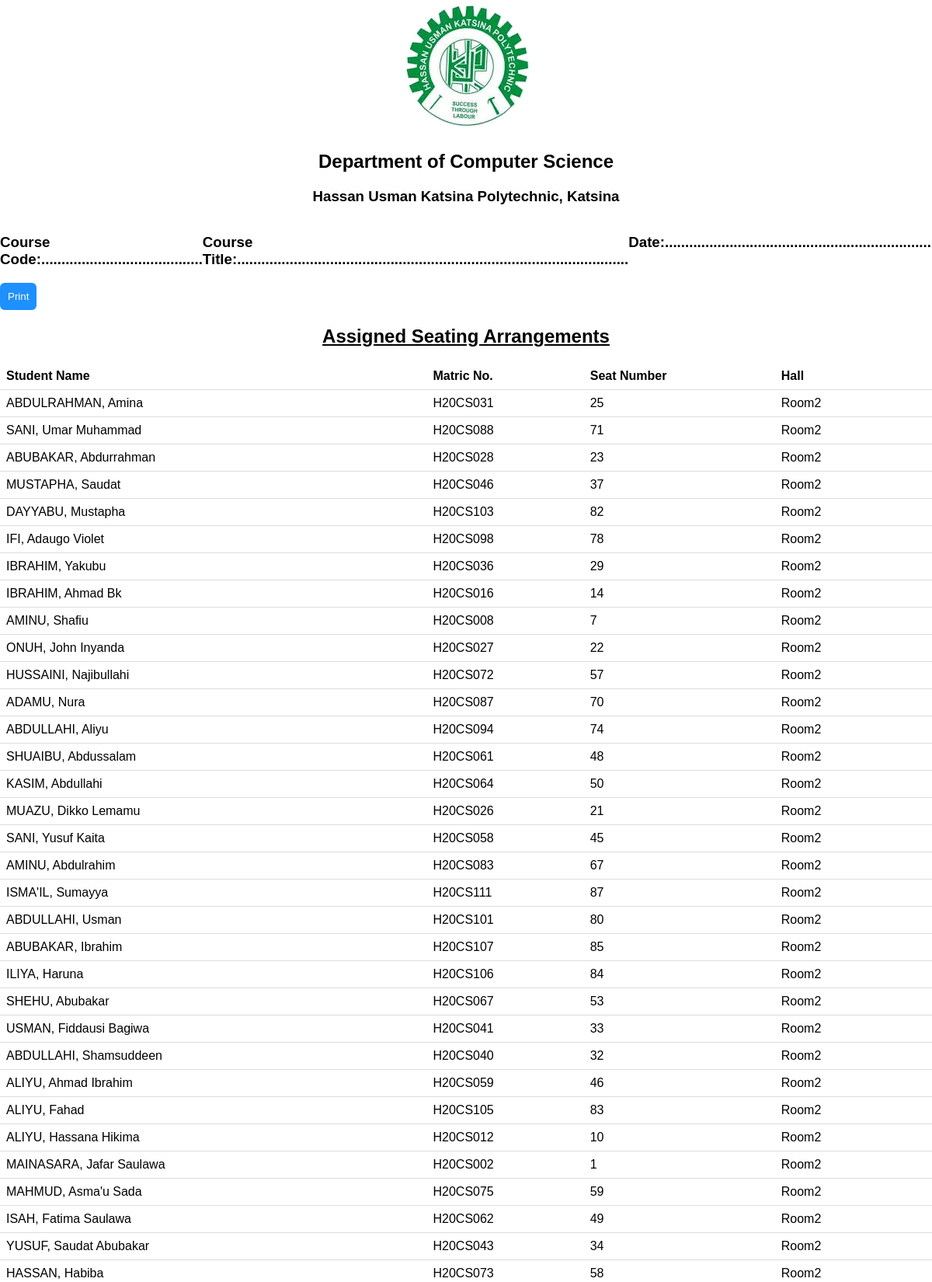
Page /admin/arrangement.php (upper part) on the committed database.
### tables this page shows
CREATE TABLE `arrange` (
  `id` int(11) NOT NULL,
  `name` varchar(255) DEFAULT NULL,
  `matric_no` varchar(11) DEFAULT NULL,
  `seat_no` varchar(255) DEFAULT NULL,
  `venue` varchar(255) DEFAULT NULL
);

### admin/arrangement.php (the view, shortened to what this page needs)
<?php
include "connection.php";
?>
<!DOCTYPE html>
<html lang="en">
<head>
<link rel="stylesheet" href="node_modules/sweetalert2/dist/sweetalert2.min.css">
</head>
<body>
    <div class="header">
        <img src="../images/hukpoly_logo.webp" alt="">
        <h2>Department of Computer Science</h2>
        <h3>Hassan Usman Katsina Polytechnic, Katsina</h3>
    </div>
    <div class="course_details">
        <h3>Course Code:........................................</h3>
        <h3>Course Title:.................................................................................................</h3>
        <h3>Date:........................................................................</h3>
    </div>
    <button id="print" style="text-align: right;" onclick="print()">Print</button>
<div class="table-container">
      <h2 style="text-align:center;"><u>Assigned Seating Arrangements</u></h2>
      <table>
        <thead>
          <tr>
            <th>Student Name</th>
            <th>Matric No.</th>
            <th>Seat Number</th>
            <th>Hall</th>
          </tr>
        </thead>
        <tbody>
      <?php
$conn = new PDO("mysql:host=$servername;dbname=$dbname", $username, $password);
$conn->setAttribute(PDO::ATTR_ERRMODE, PDO::ERRMODE_EXCEPTION);
 $conn->exec("CREATE TABLE IF NOT EXISTS arrange (
    id INT(11) AUTO_INCREMENT PRIMARY KEY,
    name VARCHAR(255),
    matric_no VARCHAR(11),
    seat_no VARCHAR(255),
    venue VARCHAR(255)
)");
$stmt = $conn->query("SELECT * FROM arrange");
$arranged = $stmt->fetchAll(PDO::FETCH_ASSOC);
 echo "<tbody>";
    foreach ($arranged as $arrange) {
        echo "<tr>";
        echo "<td>{$arrange['name']}</td>";
        echo "<td>{$arrange['matric_no']}</td>";
        echo "<td>{$arrange['seat_no']}</td>";
        echo "<td>{$arrange['venue']}</td>";
        echo "</tr>";
    }
      ?>
        </tbody>
      </table>
    </div>
</body>
</html>

### admin/arrangement.php (style rules this page uses)
body { font-family: Arial, sans-serif; margin: 0; padding: 0; }
.table-container { overflow-x: auto; }
table { width: 100%; border-collapse: collapse; }
th, td { padding: 8px; text-align: left; border-bottom: 1px solid #ddd; }
.btn-primary, #hall_btn, #print { padding: 10px; border: none; outline: none; color: white; background-color: dodgerblue; border-radius: 6px; }
.header { text-align: center; font-family: sans-serif; }
.course_details { display: flex; }

### rows in the picture
arrange: name "ABDULRAHMAN, Amina", matric_no "H20CS031", seat_no "25", venue "Room2"
arrange: name "SANI, Umar Muhammad", matric_no "H20CS088", seat_no "71", venue "Room2"
arrange: name "ABUBAKAR, Abdurrahman", matric_no "H20CS028", seat_no "23", venue "Room2"
arrange: name "MUSTAPHA, Saudat", matric_no "H20CS046", seat_no "37", venue "Room2"
arrange: name "DAYYABU, Mustapha", matric_no "H20CS103", seat_no "82", venue "Room2"
arrange: name "IFI, Adaugo Violet", matric_no "H20CS098", seat_no "78", venue "Room2"
arrange: name "IBRAHIM, Yakubu", matric_no "H20CS036", seat_no "29", venue "Room2"
arrange: name "IBRAHIM, Ahmad Bk", matric_no "H20CS016", seat_no "14", venue "Room2"
arrange: name "AMINU, Shafiu", matric_no "H20CS008", seat_no "7", venue "Room2"
arrange: name "ONUH, John Inyanda", matric_no "H20CS027", seat_no "22", venue "Room2"
arrange: name "HUSSAINI, Najibullahi", matric_no "H20CS072", seat_no "57", venue "Room2"
arrange: name "ADAMU, Nura", matric_no "H20CS087", seat_no "70", venue "Room2"
arrange: name "ABDULLAHI, Aliyu", matric_no "H20CS094", seat_no "74", venue "Room2"
arrange: name "SHUAIBU, Abdussalam", matric_no "H20CS061", seat_no "48", venue "Room2"
arrange: name "KASIM, Abdullahi", matric_no "H20CS064", seat_no "50", venue "Room2"
arrange: name "MUAZU, Dikko Lemamu", matric_no "H20CS026", seat_no "21", venue "Room2"
arrange: name "SANI, Yusuf Kaita", matric_no "H20CS058", seat_no "45", venue "Room2"
arrange: name "AMINU, Abdulrahim", matric_no "H20CS083", seat_no "67", venue "Room2"
arrange: name "ISMA'IL, Sumayya", matric_no "H20CS111", seat_no "87", venue "Room2"
arrange: name "ABDULLAHI, Usman", matric_no "H20CS101", seat_no "80", venue "Room2"
arrange: name "ABUBAKAR, Ibrahim", matric_no "H20CS107", seat_no "85", venue "Room2"
arrange: name "ILIYA, Haruna", matric_no "H20CS106", seat_no "84", venue "Room2"
arrange: name "SHEHU, Abubakar", matric_no "H20CS067", seat_no "53", venue "Room2"
arrange: name "USMAN, Fiddausi Bagiwa", matric_no "H20CS041", seat_no "33", venue "Room2"
arrange: name "ABDULLAHI, Shamsuddeen", matric_no "H20CS040", seat_no "32", venue "Room2"
arrange: name "ALIYU, Ahmad Ibrahim", matric_no "H20CS059", seat_no "46", venue "Room2"
arrange: name "ALIYU, Fahad", matric_no "H20CS105", seat_no "83", venue "Room2"
arrange: name "ALIYU, Hassana Hikima", matric_no "H20CS012", seat_no "10", venue "Room2"
arrange: name "MAINASARA, Jafar Saulawa", matric_no "H20CS002", seat_no "1", venue "Room2"
arrange: name "MAHMUD, Asma'u Sada", matric_no "H20CS075", seat_no "59", venue "Room2"
arrange: name "ISAH, Fatima Saulawa", matric_no "H20CS062", seat_no "49", venue "Room2"
arrange: name "YUSUF, Saudat Abubakar", matric_no "H20CS043", seat_no "34", venue "Room2"
arrange: name "HASSAN, Habiba", matric_no "H20CS073", seat_no "58", venue "Room2"
